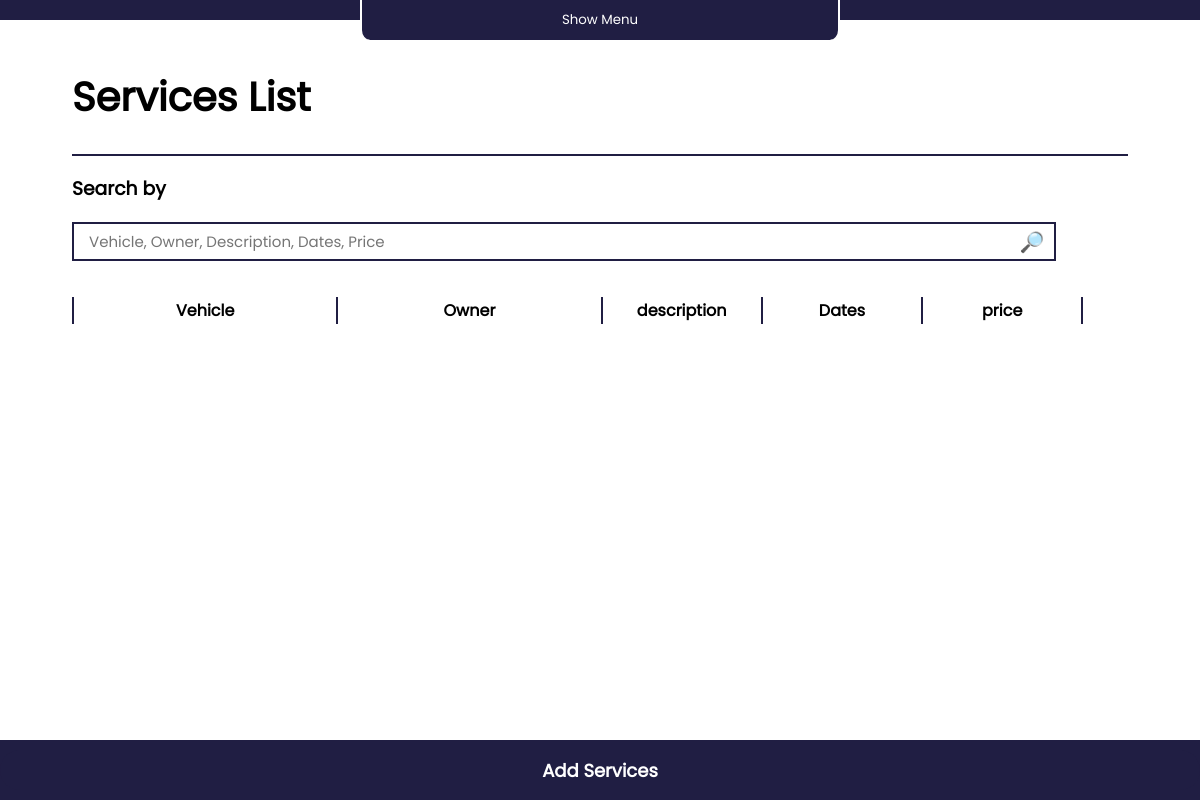
The app's page /services/ (signed in), older data.
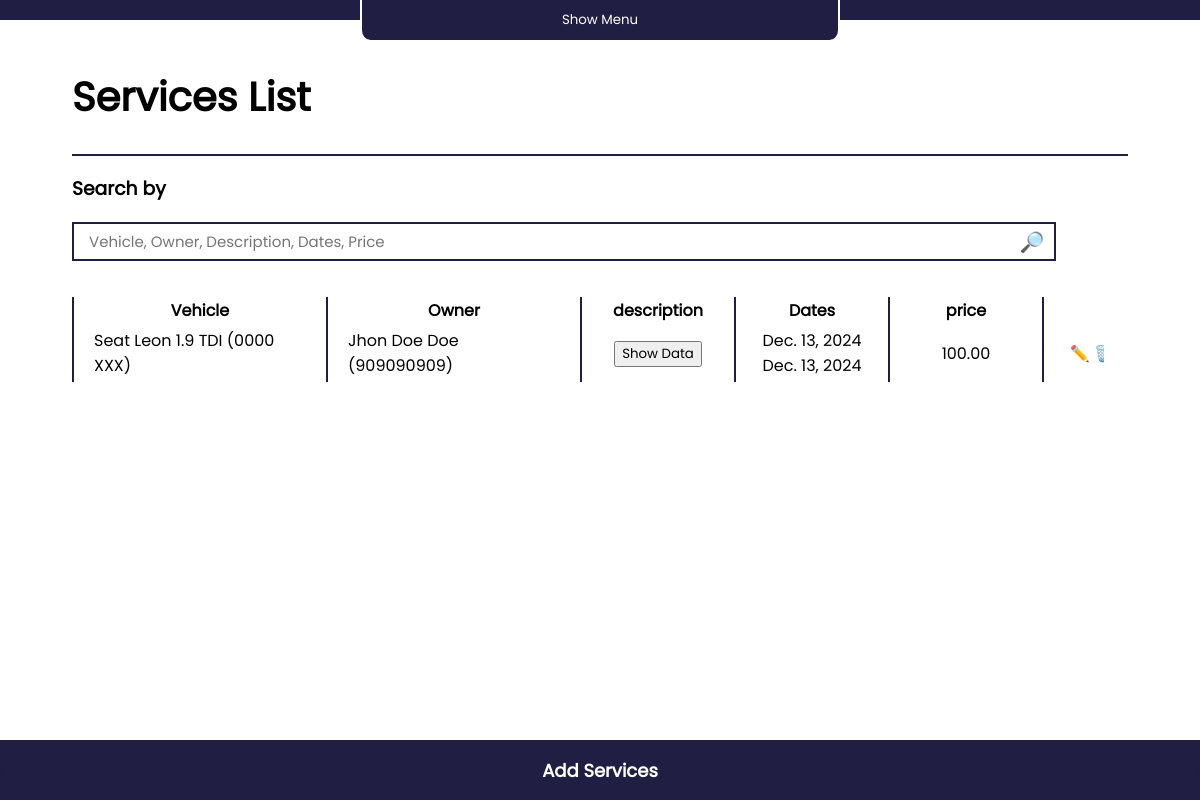
The same page, newer data.
### webapp/models.py (models this page shows)
class Services(models.Model):
        id = models.UUIDField(
                default=uuid_lib.uuid4,
                unique=True,
                primary_key=True,
                editable=False
        )
        user = models.ForeignKey(User, on_delete=models.DO_NOTHING)
        vehicle = models.ForeignKey(Vehicles, on_delete=models.DO_NOTHING)
        owner = models.ForeignKey(Clients, on_delete=models.DO_NOTHING)
        description = models.TextField()
        entry_date = models.DateField()
        departure_date = models.DateField()
        price = models.DecimalField(max_digits=10, decimal_places=2)

class Vehicles(models.Model):
        id = models.UUIDField(
                default=uuid_lib.uuid4,
                unique=True,
                primary_key=True,
                editable=False
        )
        user = models.ForeignKey(User, on_delete=models.DO_NOTHING)
        owner = models.ForeignKey(Clients, on_delete=models.DO_NOTHING)
        brand = models.CharField(max_length=50)
        model = models.CharField(max_length=50)
        year = models.IntegerField()
        license_plate = models.CharField(max_length=17)
        def __str__(self):
                return str(self.brand + ' ' + self.model + ' (' + self.license_plate + ')')

class Clients(models.Model):
        id = models.UUIDField(
                default=uuid_lib.uuid4,
                unique=True,
                primary_key=True,
                editable=False
        )
        user = models.ForeignKey(User, on_delete=models.DO_NOTHING)
        name = models.CharField(max_length=100)
        address = models.CharField(max_length=200)
        phone = models.CharField(max_length=15)
        email = models.EmailField()
        def __str__(self):
                return str(self.name +' (' + self.phone + ')')

### webapp/views.py (the view, shortened to what this page needs)
# urls.py: path('services/',views.services),
@login_required
def services(request):
    if request.method == 'GET':
        query = request.GET.get('q', '')
        if query:
            if query:
                services = Services.objects.filter(user=request.user).filter(Q(vehicle__brand__icontains=query) | Q(vehicle__model__icontains=query) | Q(vehicle__license_plate__icontains=query) | Q(owner__name__icontains=query) | Q(description__icontains=query) | Q(entry_date__icontains=query) | Q(departure_date__icontains=query) | Q(price__icontains=query))
        else:
            services = Services.objects.filter(user=request.user)
        return render(request, 'container_templates/services.html', {'services': services, 'form': servicesForm(user=request.user), 'query':query})

### webapp/forms.py
class servicesForm(forms.ModelForm):
    class Meta:
        model = Services
        fields = ['vehicle', 'owner','description','departure_date','entry_date', 'price']
    def __init__(self, *args, **kwargs):
        user = kwargs.pop('user')
        super(servicesForm, self).__init__(*args, **kwargs)
        self.fields['vehicle'].queryset = Vehicles.objects.filter(user=user)
        self.fields['owner'].queryset = Clients.objects.filter(user=user)

### webapp/templates/container_templates/services.html (shortened to what this page needs)
{% extends "../template.html" %}
{% load i18n %}
{% block content %}
<link rel="stylesheet" href="\static\styles\main.css">
<link rel="stylesheet" href="\static\styles\services.css">
<div class="div-generalTitle">
    <h1>{% if is_update %}{% trans "Edit Service" %}{% else %}{% trans "Services List" %}{% endif %}</h1>
</div>
    <div id="div-content">
        <div id="div-searchEngine" {% if is_update %} style="visibility: hidden;" {% else %} style="visibility: visible" {% endif %}>
            <h3>{% trans "Search by" %}</h3>
            <form id="form-searchEngine" method="GET" action="">
                <input type="text" name="q" placeholder="Vehicle, Owner, Description, Dates, Price" value="{{ query }}">
                <button type="submit">{% trans "🔎" %}</button>
            </form>
        </div>
        <div id="div-generalTable" {% if is_update %} style="display: none;" {% else %} style="display: block;" {% endif %}>
            <table id="tableServices">
                <thead>
                    <tr>
                        <th id="servicesList-th-vehicle">{% trans "Vehicle" %}</th>
                        <th id="servicesList-th-owner">{% trans "Owner" %}</th>
                        <th id="servicesList-th-description">{% trans "description" %}</th>
                        <th id="servicesList-th-date">{% trans "Dates" %}</th>
                        <th id="servicesList-th-price">{% trans "price" %}</th>
                    </tr>
                </thead>
                <tbody>
                    {% for service in services %}
                    <tr>
                        <td id="servicesList-td-vehicle">{{ service.vehicle }}</td>
                        <td id="servicesList-td-owner">{{ service.owner }}</td>
                        <td id="servicesList-td-description">
                            <button id="btn-showdata" onclick="showdata_service(this.value)" value="{{ service.description|linebreaksbr }}">Show Data</button>
                        </td>
                        <td id="servicesList-td-date">{{ service.entry_date }}<br>{{ service.entry_date }}</td>
                        <td id="servicesList-td-price">{{ service.price }}</td>
                        <td id="servicesList-td-options">
                            <a href="/services/update/{{ service.id }}">✏️</a>
                            <a href="/services/delete/{{ service.id }}">🗑️</a>
                        </td>
                    </tr>
                    {% endfor %}
                </tbody>
            </table>
        </div>
    </div>
<footer>
    {% if is_update %}
    <a href="/services"><button id="button-GoBack">{% trans "Back" %}</button></a>
    {% else %}
    <button id="Button-addObject-footer">{% trans "Add Services" %}</button>
    {% endif %}
</footer>
{% endblock %}

Row changes from the older to the newer data that the page shows:
added Services: vehicle "Seat Leon 1.9 TDI (0000 XXX)", owner "Jhon Doe Doe (909090909)", entry_date "Dec. 13, 2024", price "100.00"
